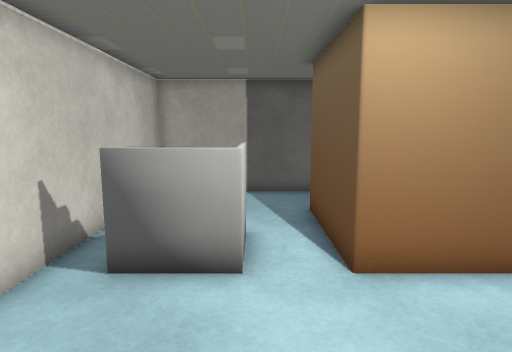
View 1 (above)

14 first-person views from a walk through a 3-D level made in the Unity game engine. The camera is 1.3 m above the floor, tilts 8° down and sees 75° across. Doors are open. The floor is counted in squares, 0.5 m on a side. Each view is taken from the middle of a square. On the plan, view 1 faces up. The plan holds only what a view shows up to about 20 squares ahead; the rest is blank. Some surface patterns are stand-ins.

View 2
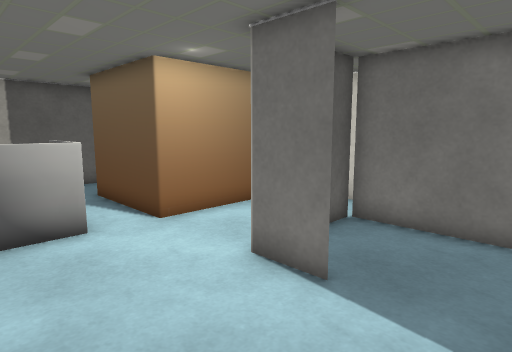

View 3
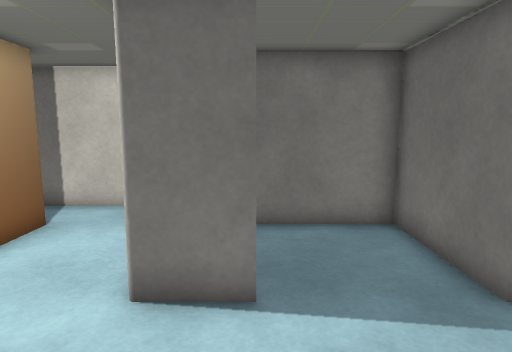

View 4
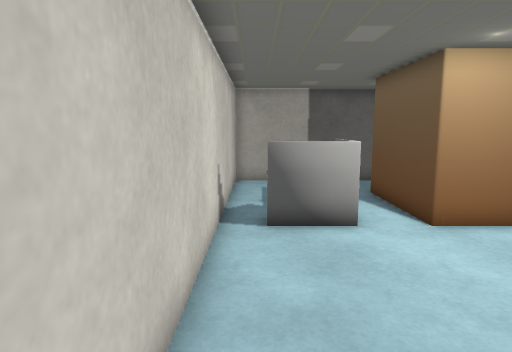

View 5
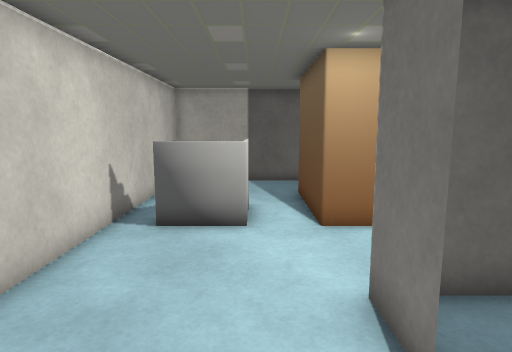

View 6
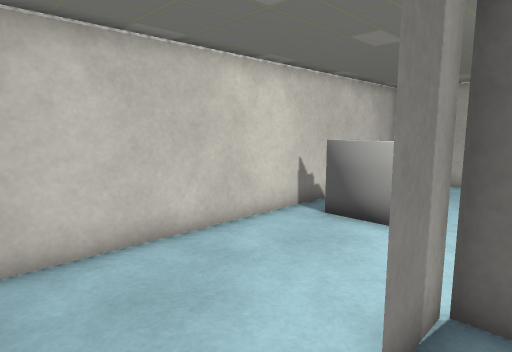

View 7
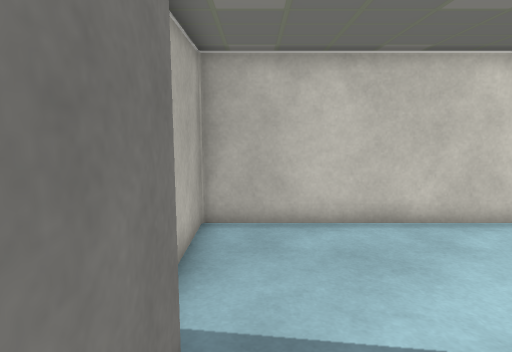

View 8
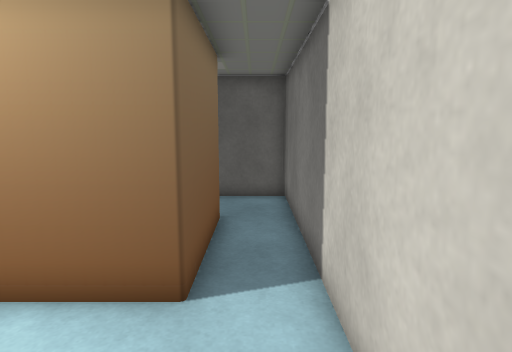

View 9
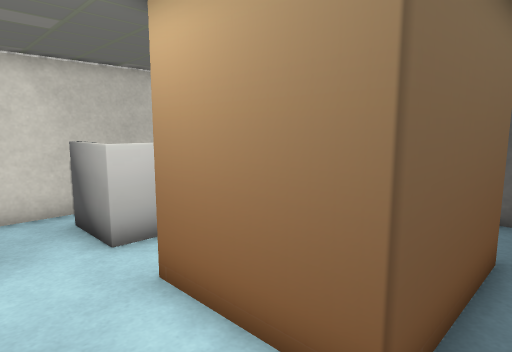

View 10
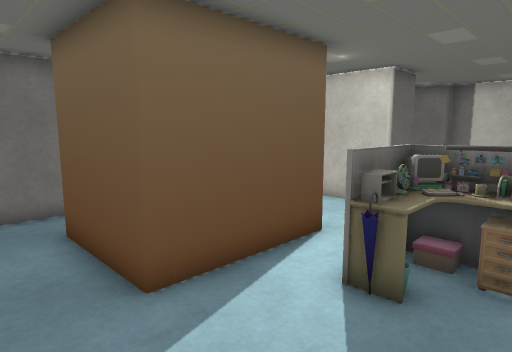

View 11
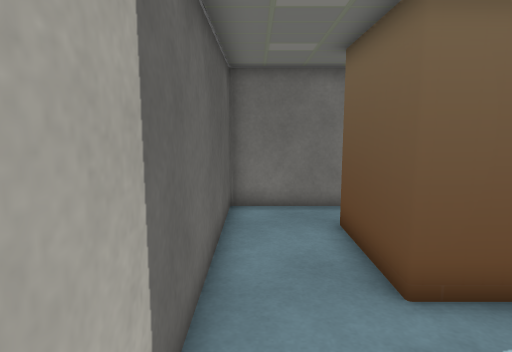

View 12
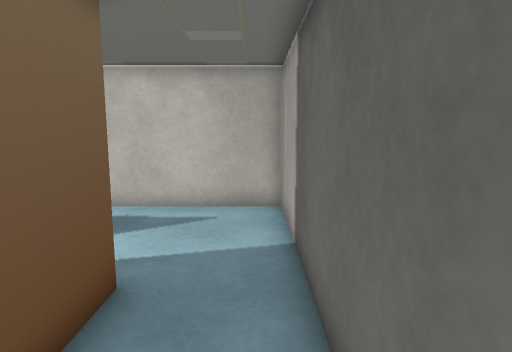

View 13
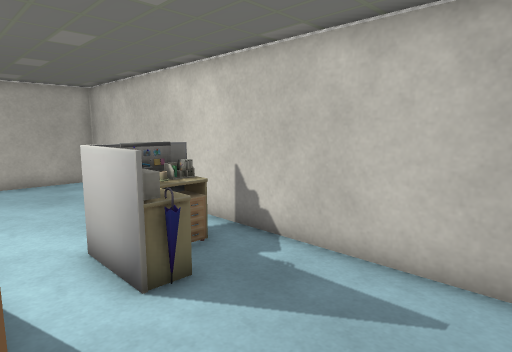

View 14
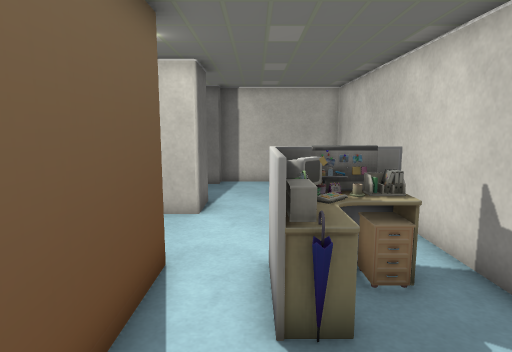

### Floor plan
Points are (right, up) in squares from view 1. A wall is a line through its corners. A room is listed if a view was taken in it or the views show most of it. See-through windows are left out.
Room 1 (views 1, 2, 3, 4, 5, 8, 9, 10, 11, 12, 13, 14)
walls: (1.8, 5.8) (1.8, 10.7) (5.9, 10.7) (5.9, 5.8) (1.8, 5.8); (-1.4, 6) (-0.8, 6.6) (-0.5, 6.3); (-1.9, 6) (-1.2, 6.2); (-2.4, 5.9) (-1, 5.9); (1.8, -0.1) (1.8, 1.9) (4.4, 1.9); (8.1, 2.2) (8.1, 13.9) (-4, 13.9) (-4, -4.5); (1.8, -4.5) (1.8, -3.8)
low walls: (-1.5, 6) (-1.5, 6.5); (-1.9, 6.5) (-0.6, 6.5); (-2.5, 6.5) (-1.9, 6.5) (-1.9, 6) (-1.6, 6) (-0.8, 6.6)
ways out: open door at (2, -1.5) to room 2
objects: other object (-3, 6) to (0, 8); other object (-1, 7)
Room 2 (views 6, 7)
walls: (1.8, -3.8) (5.9, -3.8) (5.9, 1.9) (1.8, 1.9) (1.8, -0.1)
ways out: open door at (2, -1.5) to room 1

Where each view was taken, in squares from view 1:
view 1: 0 up, 0 right, facing up
view 2: 3 down, 3 left, facing up-right
view 3: 0 up, 3 left, facing right
view 4: 3 down, 3 left, facing up
view 5: 3 down, 0 right, facing up
view 6: 3 down, 3 right, facing up-left
view 7: 3 down, 5 right, facing left
view 8: 1 up, 7 right, facing up
view 9: 3 up, 7 right, facing up-left
view 10: 13 up, 3 left, facing down-right
view 11: 13 up, 3 left, facing right
view 12: 13 up, 7 right, facing left
view 13: 13 up, 2 right, facing down-left
view 14: 12 up, 0 right, facing down
